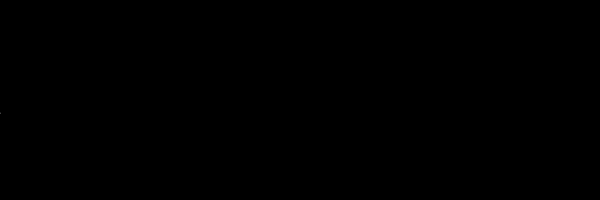
Frame 1 (no input)
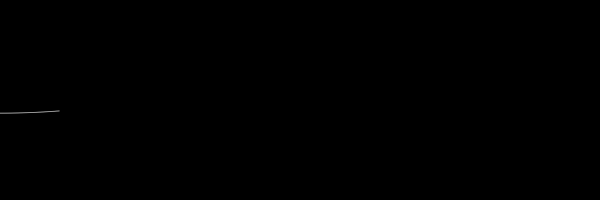
Frame 60 (the mouse pressed at the canvas centre just before this capture)
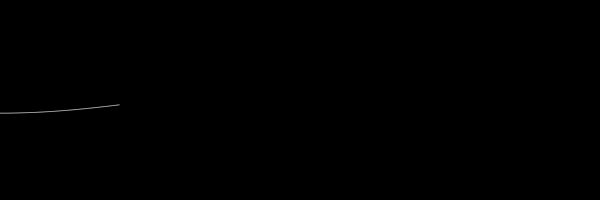
Frame 120 (the mouse held since frame 60 and released just before this capture)

The Processing sketch that drew these frames (run headless with seeded random() and noise(); from frame 60 on, the mouse is pressed at the canvas centre):

// Processing sketch: Noise_02
// ── Noise_02.pde
/*
----------------------------------------
PLEASE READ INFO TAB FOR ALL INFORMATION
----------------------------------------
*/


/////////////////////////// GLOBALS ////////////////////////////

float noiseY = 0; // We've created a variable that will increment.
int x = 0;
/////////////////////////// SETUP ////////////////////////////

void setup() {
  size(600, 200);
  background(0);
  smooth();
  noStroke();
  fill(255);
  //This function calculates noise over a range of 'octaves'
  //The number of 'octaves' changes how noise behaves
  //Smaller values give less change & vice-versa.
  noiseDetail(3); 
}

/////////////////////////// DRAW ////////////////////////////
void draw() {
  float n = noise(noiseY); //Our variable is attributed to our noise function.
  print(n);
  ellipse(x, n*height, 1, 1); //We multiply by height because noise returns always a value between 0 & 1.
  
  // Update our noiseY variable. This has a direct effect  on the smoothness of noise
  // Bigger changes give greater random values
  noiseY+=0.001; //(Anything between 0.03 >>> 0.0001
  
  x++; // move along
  if(x>=width) x = 0;
}

/////////////////////////// FUNCTIONS ////////////////////////////


// ── INFO.pde
/*

 DESIGNING PROGRAMS 1.0
 AN INTRODUCTORY COURSE FOR DESIGN STUDENTS
 
 IMPLEMENTED BY THE FREE ART BUREAU 2010/11 
 >>> www.freeartbureau.org
 +++++++++++++++++++++++++++ 
 LES BASES : NOISE
 SKETCH : NOISE_02
 PARENT SKETCH : NONE
 TYPE : AUTONOME
 
 NOTE :
 
 ** REFS.
 PERLIN NOISE
 KEN PERLIN EXPLAINS
 http://noisemachine.com/talk1/
 Texte en français : http://zenol.fr/dl/perlin_noise.pdf

 */
 
 
 /////////////////////////////////////// - END

 
